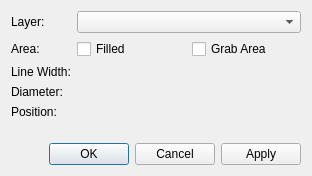
<?xml version="1.0" encoding="UTF-8"?>
<ui version="4.0">
 <class>librepcb::editor::CirclePropertiesDialog</class>
 <widget class="QDialog" name="librepcb::editor::CirclePropertiesDialog">
  <property name="geometry">
   <rect>
    <x>0</x>
    <y>0</y>
    <width>312</width>
    <height>176</height>
   </rect>
  </property>
  <property name="windowTitle">
   <string>Circle Properties</string>
  </property>
  <layout class="QVBoxLayout" name="verticalLayout">
   <item>
    <layout class="QFormLayout" name="formLayout">
     <property name="fieldGrowthPolicy">
      <enum>QFormLayout::AllNonFixedFieldsGrow</enum>
     </property>
     <item row="0" column="0">
      <widget class="QLabel" name="label">
       <property name="text">
        <string>Layer:</string>
       </property>
      </widget>
     </item>
     <item row="0" column="1">
      <widget class="QComboBox" name="cbxLayer"/>
     </item>
     <item row="1" column="0">
      <widget class="QLabel" name="label_8">
       <property name="text">
        <string>Area:</string>
       </property>
      </widget>
     </item>
     <item row="1" column="1">
      <layout class="QHBoxLayout" name="horizontalLayout">
       <item>
        <widget class="QCheckBox" name="cbxFillArea">
         <property name="text">
          <string>Filled</string>
         </property>
        </widget>
       </item>
       <item>
        <widget class="QCheckBox" name="cbxIsGrabArea">
         <property name="text">
          <string>Grab Area</string>
         </property>
        </widget>
       </item>
      </layout>
     </item>
     <item row="2" column="0">
      <widget class="QLabel" name="label_7">
       <property name="text">
        <string>Line Width:</string>
       </property>
      </widget>
     </item>
     <item row="3" column="0">
      <widget class="QLabel" name="label_2">
       <property name="text">
        <string>Diameter:</string>
       </property>
      </widget>
     </item>
     <item row="4" column="0">
      <widget class="QLabel" name="label_4">
       <property name="text">
        <string>Position:</string>
       </property>
      </widget>
     </item>
     <item row="4" column="1">
      <layout class="QHBoxLayout" name="horizontalLayout_2">
       <item>
        <widget class="librepcb::editor::LengthEdit" name="edtPosX" native="true"/>
       </item>
       <item>
        <widget class="librepcb::editor::LengthEdit" name="edtPosY" native="true"/>
       </item>
      </layout>
     </item>
     <item row="2" column="1">
      <widget class="librepcb::editor::UnsignedLengthEdit" name="edtLineWidth" native="true"/>
     </item>
     <item row="3" column="1">
      <widget class="librepcb::editor::PositiveLengthEdit" name="edtDiameter" native="true"/>
     </item>
    </layout>
   </item>
   <item>
    <widget class="QDialogButtonBox" name="buttonBox">
     <property name="orientation">
      <enum>Qt::Horizontal</enum>
     </property>
     <property name="standardButtons">
      <set>QDialogButtonBox::Apply|QDialogButtonBox::Cancel|QDialogButtonBox::Ok</set>
     </property>
    </widget>
   </item>
  </layout>
 </widget>
 <customwidgets>
  <customwidget>
   <class>librepcb::editor::LengthEdit</class>
   <extends>QWidget</extends>
   <header location="global">librepcb/editor/widgets/lengthedit.h</header>
   <container>1</container>
  </customwidget>
  <customwidget>
   <class>librepcb::editor::UnsignedLengthEdit</class>
   <extends>QWidget</extends>
   <header location="global">librepcb/editor/widgets/unsignedlengthedit.h</header>
   <container>1</container>
  </customwidget>
  <customwidget>
   <class>librepcb::editor::PositiveLengthEdit</class>
   <extends>QWidget</extends>
   <header location="global">librepcb/editor/widgets/positivelengthedit.h</header>
   <container>1</container>
  </customwidget>
 </customwidgets>
 <tabstops>
  <tabstop>cbxLayer</tabstop>
  <tabstop>cbxFillArea</tabstop>
  <tabstop>cbxIsGrabArea</tabstop>
  <tabstop>edtLineWidth</tabstop>
  <tabstop>edtDiameter</tabstop>
  <tabstop>edtPosX</tabstop>
  <tabstop>edtPosY</tabstop>
 </tabstops>
 <resources/>
 <connections/>
</ui>
